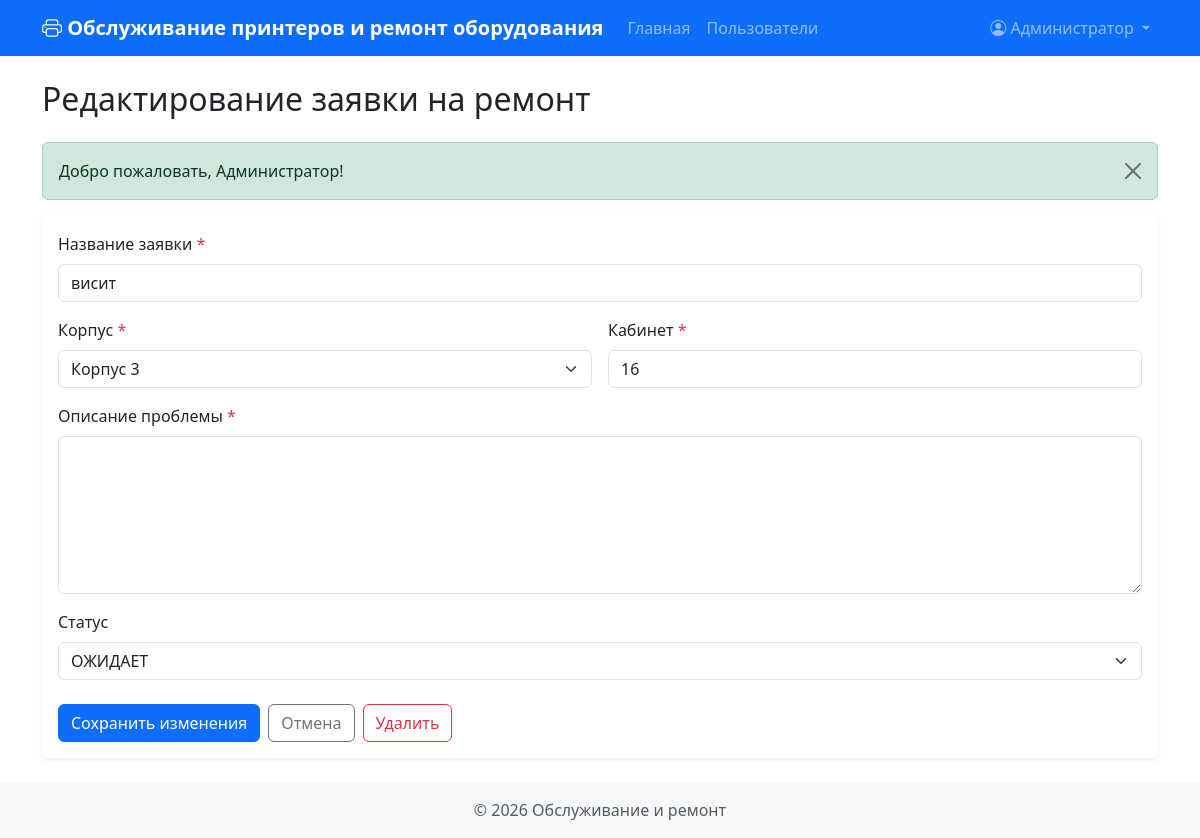
/?action=edit_repair&id=9 (signed in), run on the app's committed database.
### tables this page shows
CREATE TABLE repairs (
                id INTEGER PRIMARY KEY AUTOINCREMENT,
                user_id INTEGER NOT NULL,
                title TEXT NOT NULL,
                description TEXT NOT NULL,
                status TEXT DEFAULT 'ОЖИДАЕТ',
                created_at DATETIME DEFAULT CURRENT_TIMESTAMP,
                updated_at DATETIME DEFAULT CURRENT_TIMESTAMP, building TEXT NOT NULL DEFAULT '', room TEXT NOT NULL DEFAULT '',
                FOREIGN KEY (user_id) REFERENCES users(id)
            );

### functions.php (called while the page is built, shortened)
<?php
function isLoggedIn() {
    return isset($_SESSION['user_id']);
}
function isAdmin() {
    return isLoggedIn() && $_SESSION['user']['role'] === ROLE_ADMIN;
}
function url($path = '') {
    if (strpos($path, '/') === 0) {
        return BASE_PATH . $path;
    }
    return BASE_PATH . '/' . $path;
}
function getFlashMessage() {
    if (isset($_SESSION['flash'])) {
        $message = $_SESSION['flash'];
        return $message;
    }
    return null;
}
function render($template, $data = []) {
    extract($data);
    $templateFile = TEMPLATE_DIR . '/' . $template . '.php';
    include $templateFile;
    $content = ob_get_clean();
    return $content;
}
function renderPage($template, $data = []) {
    $content = render($template, $data);
    include LAYOUT_DIR . '/layout.php';
}
function getBuildings() {
    $db = Database::getInstance();
    $buildings = $db->getBuildings();
    $result = ['' => 'Выберите корпус'];
    foreach ($buildings as $building) {
        $result[$building['name']] = $building['name'];
    }
    return $result;
}

### database.php (called while the page is built, shortened)
<?php
class Database {
    private $db;
    private static $instance = null;
    public static function getInstance() {
        if (self::$instance === null) {
            self::$instance = new self();
        }
        return self::$instance;
    }
    private function connect() {
        try {
            $this->db = new PDO('sqlite:' . DB_PATH);
            $this->db->setAttribute(PDO::ATTR_ERRMODE, PDO::ERRMODE_EXCEPTION);
            $this->db->setAttribute(PDO::ATTR_DEFAULT_FETCH_MODE, PDO::FETCH_ASSOC);
        } catch (PDOException $e) {
            die('Ошибка подключения к базе данных: ' . $e->getMessage());
        }
    }
    public function initTables() {
        $this->db->exec("
            CREATE TABLE IF NOT EXISTS users (
                id INTEGER PRIMARY KEY AUTOINCREMENT,
                username TEXT UNIQUE NOT NULL,
                password TEXT NOT NULL,
                role TEXT NOT NULL,
                full_name TEXT,
                email TEXT,
                department TEXT,
                created_at DATETIME DEFAULT CURRENT_TIMESTAMP
            )
        ");
        $this->db->exec("
            CREATE TABLE IF NOT EXISTS orders (
                id INTEGER PRIMARY KEY AUTOINCREMENT,
                user_id INTEGER NOT NULL,
                department TEXT NOT NULL,
                building TEXT NOT NULL,
                room TEXT NOT NULL,
                printer_model TEXT NOT NULL,
                repair_type TEXT NOT NULL,
                description TEXT,
                status TEXT DEFAULT 'ОЖИДАЕТ',
                status_changed_at DATETIME DEFAULT CURRENT_TIMESTAMP,
                created_at DATETIME DEFAULT CURRENT_TIMESTAMP,
                updated_at DATETIME DEFAULT CURRENT_TIMESTAMP,
                FOREIGN KEY (user_id) REFERENCES users(id)
            )
        ");
        $this->db->exec("
            CREATE TABLE IF NOT EXISTS status_history (
                id INTEGER PRIMARY KEY AUTOINCREMENT,
                order_id INTEGER NOT NULL,
                status TEXT NOT NULL,
                changed_at DATETIME DEFAULT CURRENT_TIMESTAMP,
                changed_by INTEGER,
                FOREIGN KEY (order_id) REFERENCES orders(id),
                FOREIGN KEY (changed_by) REFERENCES users(id)
            )
        ");
        $this->db->exec("
            CREATE TABLE IF NOT EXISTS buildings (
                id INTEGER PRIMARY KEY AUTOINCREMENT,
                name TEXT UNIQUE NOT NULL,
                created_at DATETIME DEFAULT CURRENT_TIMESTAMP
            )
        ");
        $this->db->exec("
            CREATE TABLE IF NOT EXISTS printer_models (
                id INTEGER PRIMARY KEY AUTOINCREMENT,
                name TEXT UNIQUE NOT NULL,
                created_at DATETIME DEFAULT CURRENT_TIMESTAMP
            )
        ");
        $this->db->exec("
            CREATE TABLE IF NOT EXISTS wishes (
                id INTEGER PRIMARY KEY AUTOINCREMENT,
                user_id INTEGER NOT NULL,
                text TEXT NOT NULL,
                status TEXT DEFAULT 'активно',
                created_at DATETIME DEFAULT CURRENT_TIMESTAMP,
                updated_at DATETIME DEFAULT CURRENT_TIMESTAMP,
                FOREIGN KEY (user_id) REFERENCES users(id)
            )
        ");
        $this->db->exec("
            CREATE TABLE IF NOT EXISTS repairs (
                id INTEGER PRIMARY KEY AUTOINCREMENT,
                user_id INTEGER NOT NULL,
                title TEXT NOT NULL,
                description TEXT NOT NULL,
                building TEXT NOT NULL DEFAULT '',
                room TEXT NOT NULL DEFAULT '',
                status TEXT DEFAULT 'ОЖИДАЕТ',
                created_at DATETIME DEFAULT CURRENT_TIMESTAMP,
                updated_at DATETIME DEFAULT CURRENT_TIMESTAMP,
                FOREIGN KEY (user_id) REFERENCES users(id)
            )
        ");
        try {
            $this->db->exec("ALTER TABLE repairs ADD COLUMN building TEXT NOT NULL DEFAULT ''");
        } catch (PDOException $e) {
        }
        try {
            $this->db->exec("ALTER TABLE repairs ADD COLUMN room TEXT NOT NULL DEFAULT ''");
        } catch (PDOException $e) {
        }
    }
    public function getBuildings() {
        $stmt = $this->db->query("SELECT * FROM buildings ORDER BY name");
        return $stmt->fetchAll();
    }
    public function getRepairById($id) {
        $stmt = $this->db->prepare("
            SELECT r.*, u.username, u.full_name
            FROM repairs r
            LEFT JOIN users u ON r.user_id = u.id
            WHERE r.id = ?
        ");
        $stmt->execute([$id]);
        return $stmt->fetch();
    }
    public function getRepairStatuses() {
        return [
            REPAIR_STATUS_WAITING,
            REPAIR_STATUS_IN_PROGRESS,
            REPAIR_STATUS_COMPLETED,
            REPAIR_STATUS_CLOSED
        ];
    }
}

### templates/edit_repair.php (the view, shortened to what this page needs)
<h2 class="mb-4">Редактирование заявки на ремонт</h2>
<?php if ($message = getFlashMessage()): ?>
    <div class="alert alert-<?php echo $message['type'] === 'error' ? 'danger' : 'success'; ?> alert-dismissible fade show" role="alert">
        <?php echo htmlspecialchars($message['message']); ?>
        <button type="button" class="btn-close" data-bs-dismiss="alert"></button>
    </div>
<?php endif; ?>
<div class="card">
    <div class="card-body">
        <form method="POST" action="<?php echo url('/?action=edit_repair&id=' . $repair['id']); ?>">
            <div class="mb-3">
                <label for="title" class="form-label">Название заявки <span class="text-danger">*</span></label>
                <input type="text" class="form-control" id="title" name="title" required
                       value="<?php echo htmlspecialchars($repair['title']); ?>">
            </div>
            <div class="row g-3 mb-3">
                <div class="col-md-6">
                    <label for="building" class="form-label">Корпус <span class="text-danger">*</span></label>
                    <select class="form-select" id="building" name="building" required>
                        <?php
                        $buildings = getBuildings();
                        $selectedBuilding = $repair['building'] ?? '';
                        foreach ($buildings as $value => $label):
                        ?>
                            <option value="<?php echo htmlspecialchars($label); ?>" <?php echo $selectedBuilding === $label ? 'selected' : ''; ?>>
                                <?php echo htmlspecialchars($label); ?>
                            </option>
                        <?php endforeach; ?>
                    </select>
                </div>
                <div class="col-md-6">
                    <label for="room" class="form-label">Кабинет <span class="text-danger">*</span></label>
                    <input type="text" class="form-control" id="room" name="room" required
                           value="<?php echo htmlspecialchars($repair['room'] ?? ''); ?>">
                </div>
            </div>
            <div class="mb-3">
                <label for="description" class="form-label">Описание проблемы <span class="text-danger">*</span></label>
                <textarea class="form-control" id="description" name="description" rows="6" required><?php echo htmlspecialchars($repair['description']); ?></textarea>
            </div>
            <div class="mb-3">
                <label for="status" class="form-label">Статус</label>
                <select class="form-select" id="status" name="status">
                    <?php
                    $db = Database::getInstance();
                    $statuses = $db->getRepairStatuses();
                    foreach ($statuses as $status):
                    ?>
                        <option value="<?php echo htmlspecialchars($status); ?>" <?php echo $repair['status'] === $status ? 'selected' : ''; ?>>
                            <?php echo htmlspecialchars($status); ?>
                        </option>
                    <?php endforeach; ?>
                </select>
            </div>
            <div class="d-flex gap-2 mt-4">
                <button type="submit" class="btn btn-primary">Сохранить изменения</button>
                <a href="<?php echo url('/?action=repairs'); ?>" class="btn btn-outline-secondary">Отмена</a>
                <?php if (isAdmin()): ?>
                    <a href="<?php echo url('/?action=delete_repair&id=' . $repair['id']); ?>" class="btn btn-outline-danger confirm-delete">Удалить</a>
                <?php endif; ?>
            </div>
        </form>
    </div>
</div>

### templates/layout.php (style rules this page uses)
body { min-height: 100vh; display: flex; flex-direction: column; }
.card { border: none; box-shadow: 0 0.125rem 0.25rem rgba(0, 0, 0, 0.075); }
.btn { border-radius: 0.375rem; }
.form-control, .form-select { border-radius: 0.375rem; }
.alert { border-radius: 0.375rem; }

### data on the page
repairs: title "висит", building "Корпус 3", room "16", status "ОЖИДАЕТ"

### other printed values
getCurrentUser()['full_name'] "Администратор"
$message['message'] "Добро пожаловать, Администратор!"
